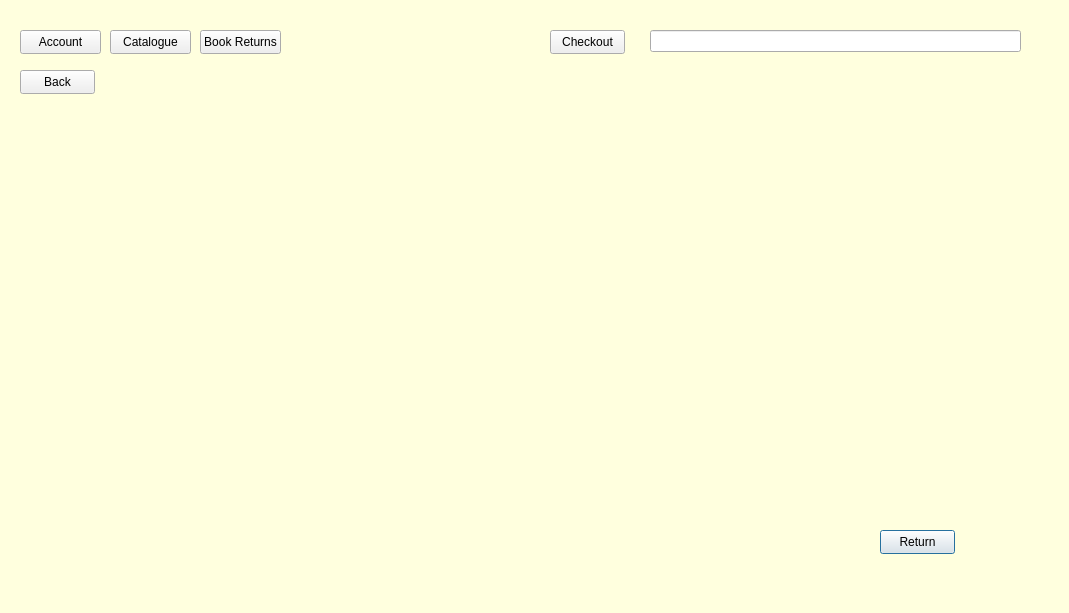
<?xml version="1.0" encoding="UTF-8"?>
<ui version="4.0">
 <class>Returns</class>
 <widget class="QDialog" name="Returns">
  <property name="geometry">
   <rect>
    <x>0</x>
    <y>0</y>
    <width>1069</width>
    <height>613</height>
   </rect>
  </property>
  <property name="windowTitle">
   <string>Dialog</string>
  </property>
  <widget class="QPushButton" name="pushButton_4">
   <property name="geometry">
    <rect>
     <x>880</x>
     <y>530</y>
     <width>75</width>
     <height>24</height>
    </rect>
   </property>
   <property name="text">
    <string>Return</string>
   </property>
  </widget>
  <widget class="QPushButton" name="pushButton_7">
   <property name="geometry">
    <rect>
     <x>550</x>
     <y>30</y>
     <width>75</width>
     <height>24</height>
    </rect>
   </property>
   <property name="text">
    <string>Checkout</string>
   </property>
  </widget>
  <widget class="QPushButton" name="pushButton">
   <property name="geometry">
    <rect>
     <x>20</x>
     <y>30</y>
     <width>81</width>
     <height>24</height>
    </rect>
   </property>
   <property name="text">
    <string>Account</string>
   </property>
  </widget>
  <widget class="QPushButton" name="pushButton_3">
   <property name="geometry">
    <rect>
     <x>200</x>
     <y>30</y>
     <width>81</width>
     <height>24</height>
    </rect>
   </property>
   <property name="text">
    <string>Book Returns</string>
   </property>
  </widget>
  <widget class="QLineEdit" name="lineEdit">
   <property name="geometry">
    <rect>
     <x>650</x>
     <y>30</y>
     <width>371</width>
     <height>22</height>
    </rect>
   </property>
  </widget>
  <widget class="QPushButton" name="pushButton_6">
   <property name="geometry">
    <rect>
     <x>20</x>
     <y>70</y>
     <width>75</width>
     <height>24</height>
    </rect>
   </property>
   <property name="text">
    <string>Back</string>
   </property>
  </widget>
  <widget class="QPushButton" name="pushButton_2">
   <property name="geometry">
    <rect>
     <x>110</x>
     <y>30</y>
     <width>81</width>
     <height>24</height>
    </rect>
   </property>
   <property name="text">
    <string>Catalogue</string>
   </property>
  </widget>
  <widget class="QLabel" name="label">
   <property name="geometry">
    <rect>
     <x>-2</x>
     <y>-5</y>
     <width>1071</width>
     <height>621</height>
    </rect>
   </property>
   <property name="styleSheet">
    <string notr="true">background-color: rgb(255, 255, 222);</string>
   </property>
   <property name="text">
    <string/>
   </property>
  </widget>
  <zorder>label</zorder>
  <zorder>pushButton_4</zorder>
  <zorder>pushButton_7</zorder>
  <zorder>pushButton</zorder>
  <zorder>pushButton_3</zorder>
  <zorder>lineEdit</zorder>
  <zorder>pushButton_6</zorder>
  <zorder>pushButton_2</zorder>
 </widget>
 <resources/>
 <connections/>
</ui>
